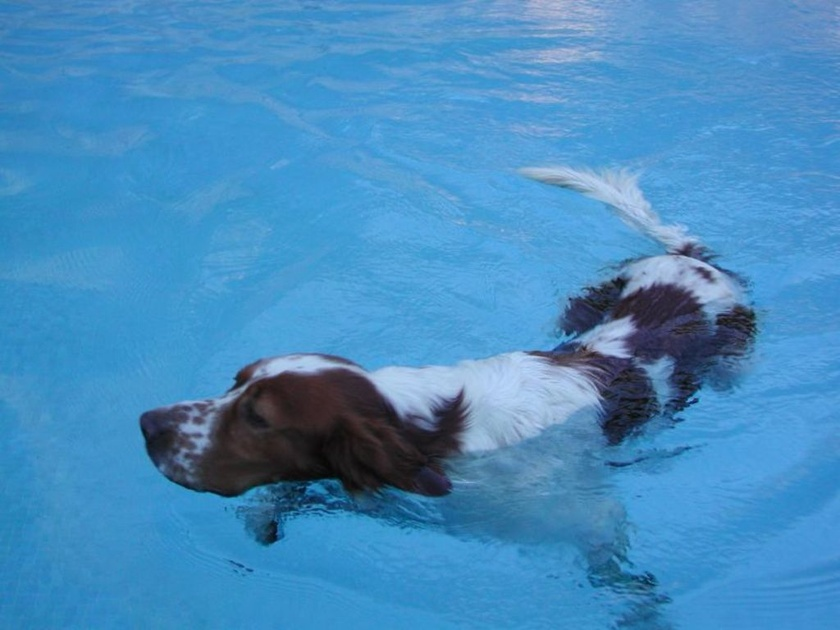
#> input picture data/open-images-v7/train/data/0000b9fcba019d36.jpg, 840 x 630 px, shrunk from 1024 x 768 before the run, found by its file name; its folder holds 4 pictures in this run
$ python get_baseline.py
#> lines starting #> are read from the running program, lines starting #| are printed output that depends on the picture
import cv2
import numpy as np
import pandas as pd
import os


custom_dir = "C:\\Users\\admin\\repos\\Preference-Data-Generation\\data"
inner_data_path = "\\open-images-v7\\train\\data\\"

output_path = "C:\\Users\\admin\\repos\\Preference-Data-Generation\\baseline\\data\\"

scaling_factor = 0.80 ** 0.5


for filename in os.listdir(custom_dir + inner_data_path):
    if filename.endswith(".jpg"):
        image_id = os.path.splitext(filename)[0]  # remove .jpg

        # get image info
        image_path = custom_dir + inner_data_path + filename
        image = cv2.imread(image_path)
#> image is the input picture: shape (630, 840, 3); mean B, G, R 190.7, 140, 70
        height, width = image.shape[:2]
#> height = 630; width = 840

        crop_width = int(width * scaling_factor)
#> crop_width = 751
        crop_height = int(height * scaling_factor)
#> crop_height = 563

        # Calculate cropping box
        left = (width - crop_width) // 2
#> left = 44
        top = (height - crop_height) // 2
#> top = 33
        right = (width + crop_width) // 2
#> right = 795
        bottom = (height + crop_height) // 2
#> bottom = 596

        # Crop the image
        cropped_image = image[top:bottom, left:right]
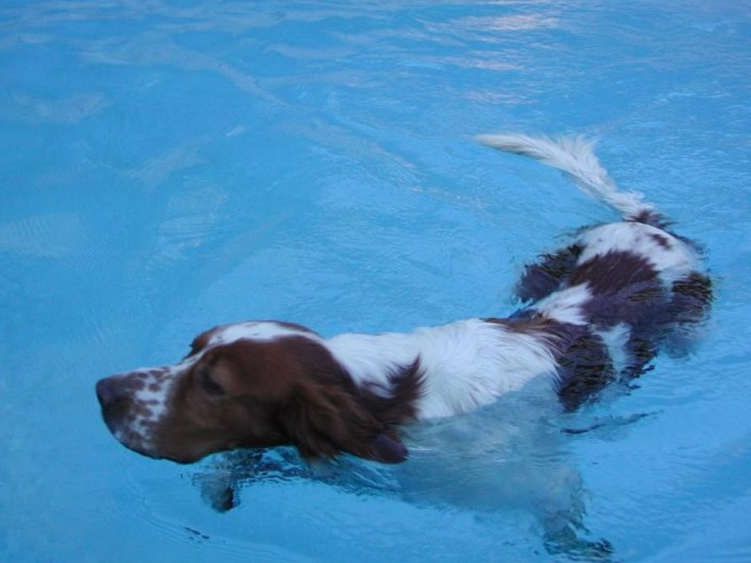
#> cropped_image: shape (563, 751, 3); mean B, G, R 188.5, 139.1, 70.8
        cv2.imwrite(output_path + filename, cropped_image)
#> pass 2 of the loop `for filename in os.listdir(custom_dir + inner_data_path):`:
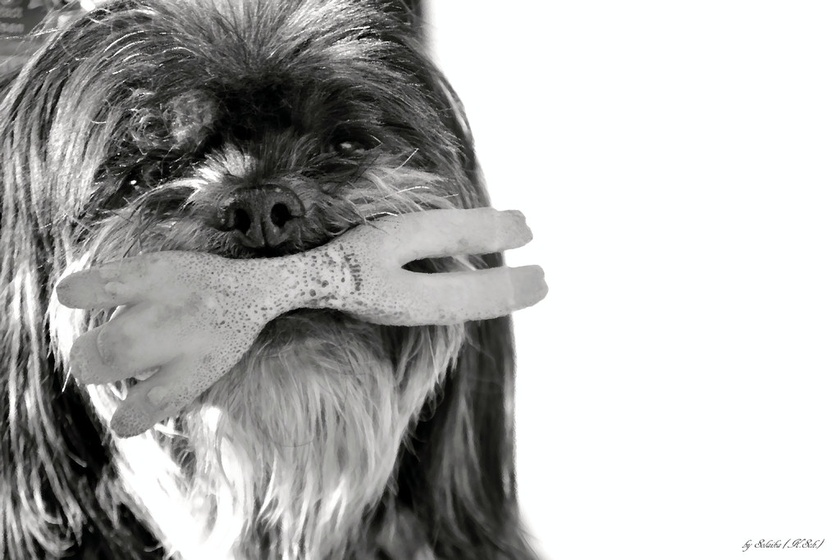
#> input picture data/open-images-v7/train/data/0000cb13febe0138.jpg, 840 x 560 px, shrunk from 1024 x 683 before the run, found by its file name
#> image is the input picture: shape (560, 840, 3); mean B, G, R 174.4, 175.6, 175.4
#> `cropped_image = image[top:bottom, left:right]`:
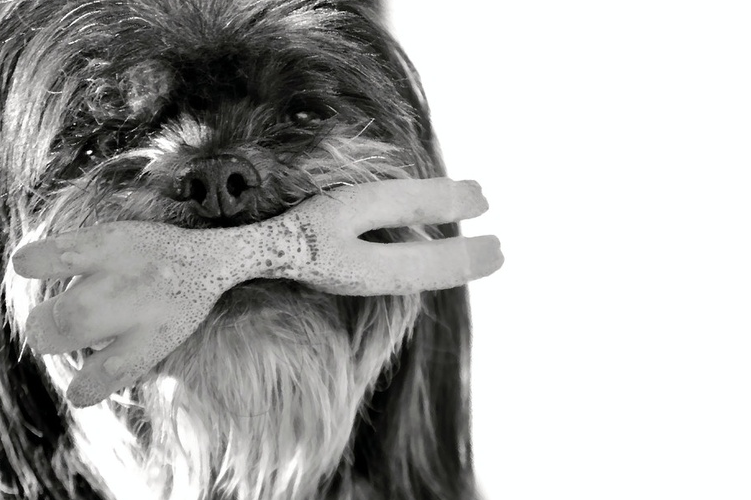
#> cropped_image: shape (500, 751, 3); mean B, G, R 171.9, 173.2, 173
#> pass 3 of the loop `for filename in os.listdir(custom_dir + inner_data_path):`:
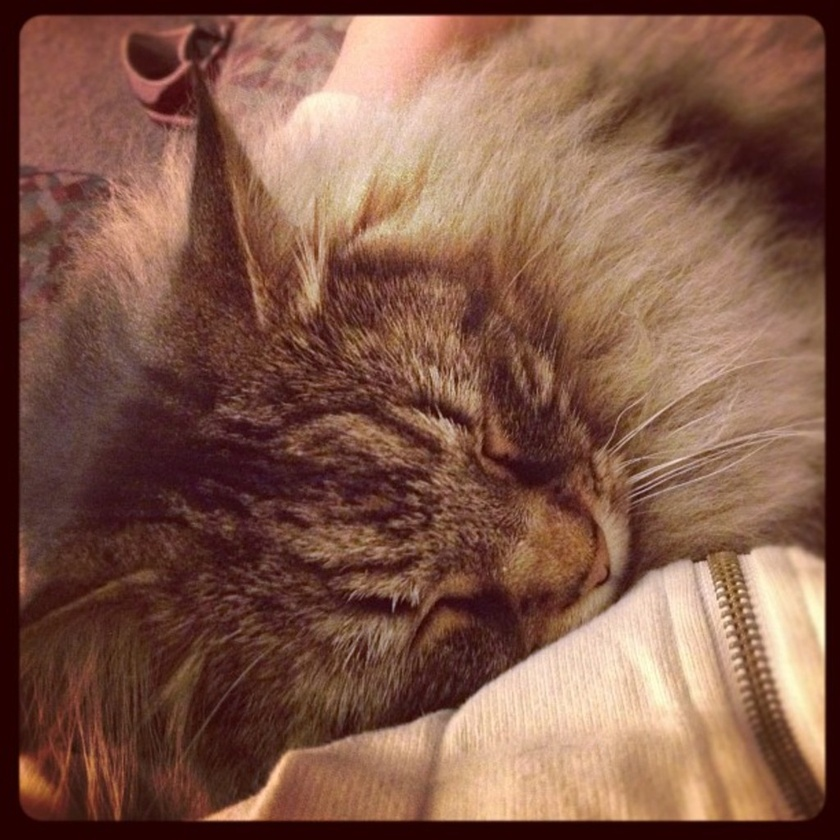
#> input picture data/open-images-v7/train/data/0000de486dc6c49f.jpg, 840 x 840 px, shrunk from 1024 x 1024 before the run, found by its file name
#> image is the input picture: shape (840, 840, 3); mean B, G, R 72.5, 89.3, 129.6
#> `cropped_image = image[top:bottom, left:right]`:
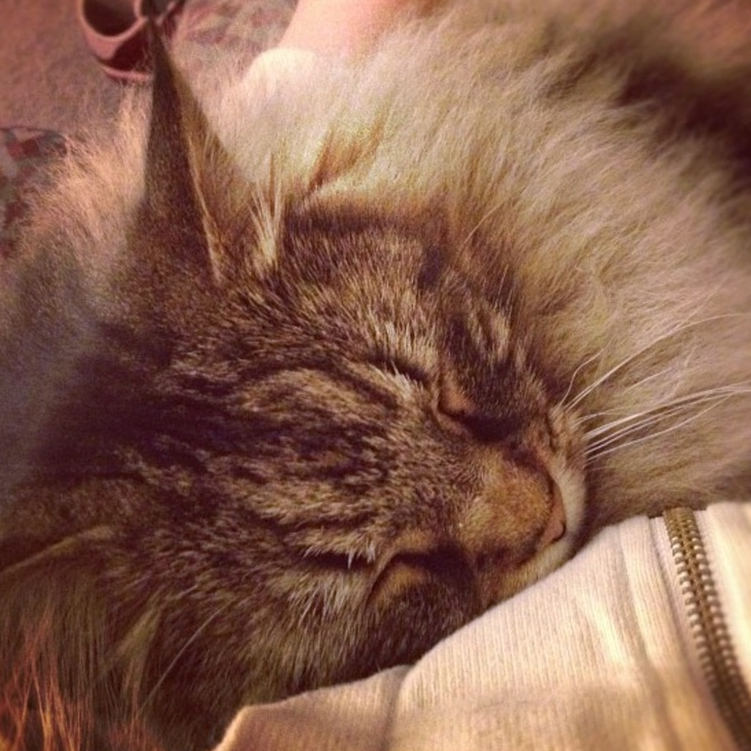
#> cropped_image: shape (751, 751, 3); mean B, G, R 78.7, 96.5, 136.4
#> the loop made 4 passes; the first 3 are shown
